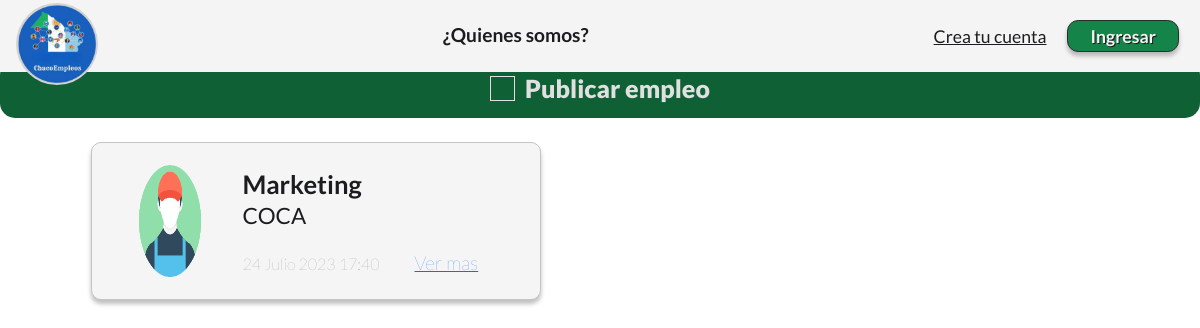
The page /empleos/lista_empleos/ on the database as committed earlier.
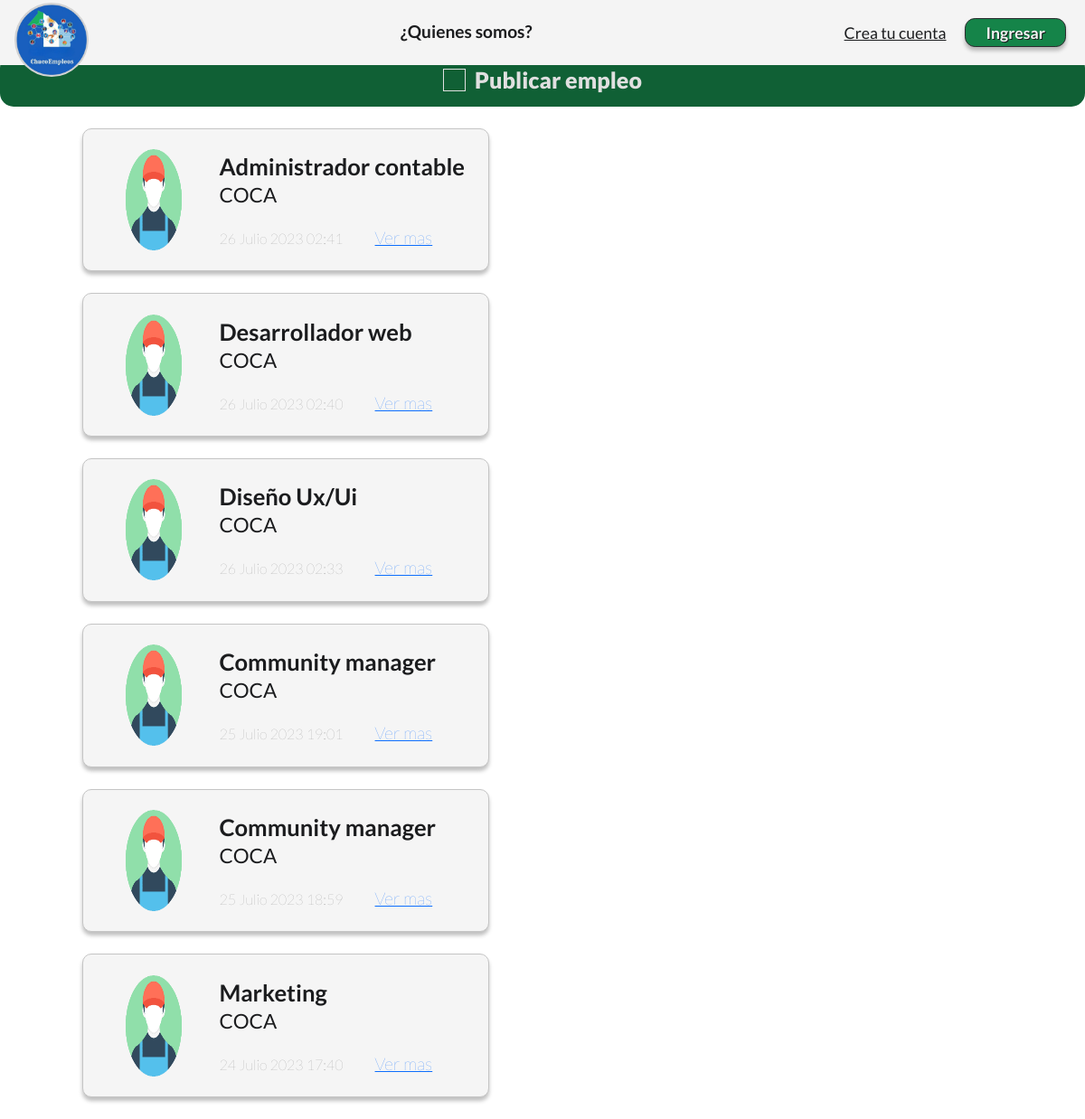
The same page on the database as committed later.
### apps/empleos/models.py (models this page shows, shortened)
class Empleo(models.Model):
    puesto = models.CharField(max_length=40,null=False)
    empresa = models.ForeignKey(Empresa, on_delete=models.CASCADE)
    contenido = models.TextField()
    localidad = models.ForeignKey(Localidad,on_delete=models.CASCADE)
    salario = models.DecimalField(max_digits=10,decimal_places=2)
    nivel_laboral = models.CharField(max_length=20)
    carga_horaria = models.IntegerField()
    fecha_publicacion = models.DateTimeField(default=timezone.now)
    modalidad = models.CharField(max_length=20)
    vacantes = models.IntegerField()
    categoria = models.ForeignKey(Categoria,on_delete=models.CASCADE)
    class Meta:
        ordering = ('-fecha_publicacion',)

class Empresa(models.Model):
    administrador = models.ForeignKey(Usuario, on_delete=models.CASCADE, null=True)
    categoria = models.ForeignKey(Categoria, on_delete=models.CASCADE, null=True)
    nombre = models.CharField(max_length=40)
    descripcion = models.TextField(blank=True, null=True)
    localidad = models.ForeignKey(Localidad, on_delete=models.CASCADE, null=True)
    logo = models.ImageField(null=True, blank=True, upload_to='empleos', default='usuarios/usuario_default.png')
    def __str__(self):
        return self.nombre

### apps/empleos/views.py (the view)
# urls.py: path('lista_empleos/', ListaEmpleos.as_view(), name='empleos'),
class ListaEmpleos(ListView):
    model = Empleo
    template_name = 'empleos/lista_empleos.html'
    context_object_name = 'empleos'
    ordering = ['-fecha_publicacion',]
    paginate_by = 10

### templates/empleos/lista_empleos.html (shortened to what this page needs)
{% extends 'base.html' %}
{% load static %}
{% block contenido %}
    <div class="boton_publicar">
        <a href="{% url 'apps.empleos:agregar_empleo' %}">
            <div style="width: 100%; height: 100%; padding: 10px; background: #106035; border-radius: 15px; justify-content: center; align-items: center; gap: 10px; display: inline-flex">
                <div style="width: 25px; height: 25px; border: 1px #E0E0E0 solid"></div>
                <div style="color: #E0E0E0; font-size: 25px; font-weight: 900; word-wrap: break-word">Publicar empleo</div>
            </div>
        </a>
    </div>
    <br>
   {% for empleo in empleos %}
        <div class="contenedor_empleo">
            <div class="card_empleo">
                <img class="logo_empresa" src="{{empleo.empresa.logo.url}}" alt="{{empleo.empresa}}"/>
                <div class="contenido_card_empleo">
                    <div class="puesto">
                        {{ empleo.puesto }}
                    </div>
                    <div class="empresa">
                        {{ empleo.empresa }}
                    </div>
                    <div class="fecha_p">
                        {{ empleo.fecha_publicacion }}
                        <a href="{% url 'apps.empleos:detalle_empleo' empleo.pk %}">Ver mas</a>
                    </div>
                </div>
            </div>
        </div>
        <br>
     {% endfor %}
{% endblock %}

### templates/base.html (shortened to what this page needs)
{% load static %}
<!DOCTYPE html>
<html lang="es">
<head>
    <link href="https://cdn.jsdelivr.net/npm/bootstrap@5.3.0/dist/css/bootstrap.min.css" rel="stylesheet">
    <link rel="stylesheet" href="{% static 'css/estilos.css' %}">
</head>
<body>
    <header>
        {% include 'navegacion.html' %}
    </header>
    <main>
        <section>
        {% block contenido %}
        {% endblock contenido %}
        </section>
    </main>
</body>
</html>

### templates/navegacion.html (shortened to what this page needs)
{% load static %}
<nav>
    {% if user.is_authenticated %}
    {% if not user.is_staff %}
    <div class="nav_logo">
        <a href="{% url 'inicio' %}">
            <img src=" {% static 'img/logo_chacoempleos.png' %}" alt="ChacoEmpleos logo">
        </a>
    </div>
    <div class="contacto">
        <a href="#">Contacto</a>
        <a href="{% url 'apps.empleos:empleos' %}">Ver empleos</a>
    </div>
    <div class="nav_secciones">
        <a href="{% url 'apps.usuarios:cerrar_sesion' %}">
            <button>Desconectar</button>
        </a>
    </div>
    {% endif %}
    {% else %}
    <div class="nav_logo">
        <a href="{% url 'inicio' %}">
            <img src=" {% static 'img/logo_chacoempleos.png' %}" alt="ChacoEmpleos logo">
        </a>
    </div>
    <div class="contacto">
        <a href="#">¿Quienes somos?</a>
    </div>
    <div class="nav_secciones">
        <a href="{% url 'apps.usuarios:registrar' %}" class='subrayado'>Crea tu cuenta</a>
        <a href="{% url 'apps.usuarios:iniciar_sesion' %}">
            <button>Ingresar</button>
        </a>
    </div>
    {% endif %}
</nav>

### static/css/estilos.css (style rules this page uses)
* { padding: 0; margin: 0; box-sizing: border-box; font-family: 'Lato', sans-serif; font-size: 16px; }
nav { position: fixed; top: 0; background-color: #F4F4F4; width: 100%; margin: 0; height: 9vh; display: flex; justify-content: space-between; align-items: center; z-index: 999; }
.nav_logo { display: flex; margin-left: 1rem; margin-top: 1rem; }
.nav_logo img { width: 5.1rem; height: 5.1rem; border-radius: 6.25rem; background: url(<path-to-image>), lightgray 50% / cover no-repeat; }
.contacto a { text-decoration: none; color: #1B1C1E; padding: 1.2rem; font-size: 1.2rem; font-style: normal; font-weight: 700; line-height: normal; }
.nav_secciones button { height: 2rem; width: 7rem; border-radius: 0.7rem; align-items: center; justify-content: center; background-color: #158449; box-shadow: 0px 4px 4px 0px rgba(0, 0, 0, 0.25); color: #F4F4F4; font-size: 1.1rem; font-style: normal; font-weight: 600; line-height: normal; display: inline-flex; text-shadow: 1px 1px 0px #1B1C1E; border: 0.1px solid #2b2c2f; margin-right: 1.3rem; }
a.subrayado { color: #1B1C1E; padding-right: 1.1rem; font-size: 1.1rem; font-style: normal; font-weight: 500; line-height: normal; }
.boton_publicar { margin-top: 5%; color: #E0E0E0; font-size: 25px; font-weight: 900; word-wrap: break-word; }
.contenedor_empleo { display: flex; width: 50%; justify-content: center; align-items: center; flex-direction: row; }
.card_empleo { display: inline-flex; width: 75%; height: 100%; margin-left: 2rem; padding: 1.4rem; background: #F5F5F5; box-shadow: 0px 4px 4px rgba(0, 0, 0, 0.25); border-radius: 10px; border: 1px #C5C5C5 solid; gap: 1rem; }
.logo_empresa { width: 7rem; height: 7rem; border-radius: 9999px; }
.contenido_card_empleo { width: 80%; height: 90%; position: relative; }
.puesto { top: 0px; position: absolute; color: #1B1C1E; font-size: 1.6rem; font-weight: 700; word-wrap: break-word; }
.empresa { top: 34px; position: absolute; color: #1B1C1E; font-size: 1.4rem; font-weight: 400; word-wrap: break-word; }
.fecha_p { top: 84px; position: absolute; color: gray; font-size: 1rem; font-weight: 200; word-wrap: break-word; }
.fecha_p a { padding-left: 2rem; font-size: 1.2rem; }

Rows that differ between the two databases and show on the page:
added Empleo: empresa.logo (placeholder picture), puesto "Administrador contable", empresa "COCA", fecha_publicacion "26 Julio 2023 02:41"
added Empleo: empresa.logo (placeholder picture), puesto "Desarrollador web", empresa "COCA", fecha_publicacion "26 Julio 2023 02:40"
added Empleo: empresa.logo (placeholder picture), puesto "Diseño Ux/Ui", empresa "COCA", fecha_publicacion "26 Julio 2023 02:33"
added Empleo: empresa.logo (placeholder picture), puesto "Community manager", empresa "COCA", fecha_publicacion "25 Julio 2023 19:01"
added Empleo: empresa.logo (placeholder picture), puesto "Community manager", empresa "COCA", fecha_publicacion "25 Julio 2023 18:59"
